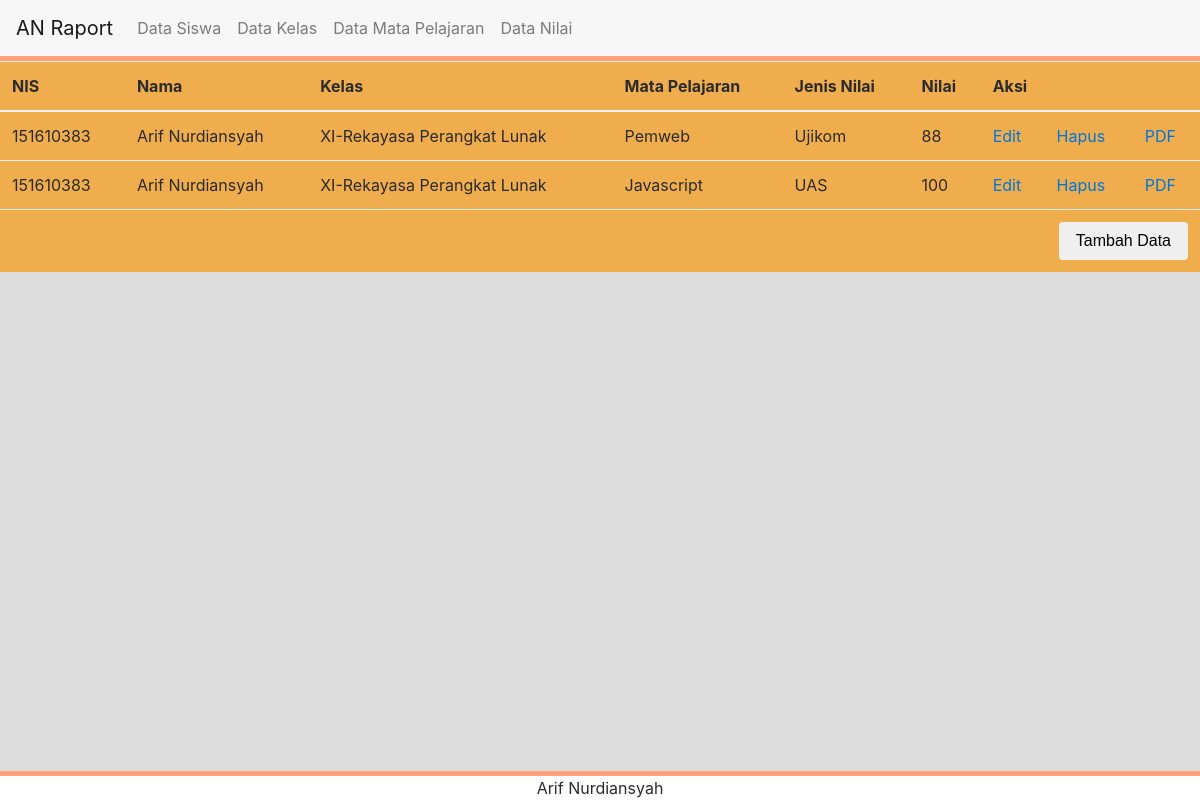
/raport/data/data_nilai, run on the app's committed database.
### tables this page shows
CREATE TABLE `data_nilai` (
  `id_nilai` int(11) NOT NULL,
  `nis` varchar(25) NOT NULL,
  `mata_pelajaran` int(11) NOT NULL,
  `jenis_nilai` varchar(25) NOT NULL,
  `nilai` double NOT NULL
);

CREATE TABLE `data_siswa` (
  `nis` varchar(25) NOT NULL,
  `nama_siswa` varchar(50) NOT NULL,
  `jenis_kelamin` enum('Laki-Laki','Perempuan') NOT NULL,
  `tgl_lahir` date NOT NULL,
  `tempat_lahir` varchar(50) NOT NULL,
  `alamat` text NOT NULL,
  `kelas` int(11) NOT NULL
);

CREATE TABLE `data_kelas` (
  `id_kelas` int(11) NOT NULL,
  `grade` varchar(5) NOT NULL,
  `nama_kelas` varchar(50) NOT NULL,
  `kuota` int(11) NOT NULL DEFAULT '35'
);

CREATE TABLE `mata_pelajaran` (
  `id_mapel` int(11) NOT NULL,
  `mata_pelajaran` varchar(25) NOT NULL
);

### application/controllers/Raport.php (called while the page is built, shortened)
<?php
    class Raport extends CI_Controller{
        public function data($table){
            $data['title']="Data";
            $data['table']=$table;
            $data['resource']=$this->m_crud->get($table)->result();
            $this->load->view("header",$data);
            $this->load->view("data",$data);
            $this->load->view("footer");
        }
    }
?>

### index.php (called while the page is built, shortened)
<?php
require_once BASEPATH.'core/CodeIgniter.php';

### application/models/M_Crud.php (called while the page is built, shortened)
<?php
    class M_Crud extends CI_Model{
        public function get($table,$where=""){
            if($table=="data_siswa"){
                $this->db->select('*');
                $this->db->from('data_siswa');
                if($where!=""){
                $this->db->where($where);
                }
                $this->db->join('data_kelas', 'data_kelas.id_kelas = data_siswa.kelas');
                $query = $this->db->get();
                return $query;
            }else if($table=="data_nilai"){
                $this->db->select('*');
                $this->db->from('data_nilai');
                $this->db->join('data_siswa', 'data_siswa.nis = data_nilai.nis');
                $this->db->join('mata_pelajaran', 'mata_pelajaran.id_mapel = data_nilai.mata_pelajaran');
                $this->db->join('data_kelas', 'data_kelas.id_kelas = data_siswa.kelas');
                $query = $this->db->get();
                return $query;
            }else{
            return $this->db->get($table,$where);
            }
        }
    }
?>

### application/views/data.php (the view, shortened to what this page needs)
<body>
    <table class="table table-hover bg-warning">
    <?php
        if($table=="data_kelas"){
            $kolom=6;
    ?>
        <thead>
            <th>ID_Kelas</th>
            <th>GRADE</th>
            <th>Nama Kelas</th>
            <th>Kuota</th>
            <th colspan=2>Aksi</th>
        </thead>
        <?php
            foreach($resource as $k){
        ?>
        <tr>
            <td><?php echo $k->id_kelas ?></td>
            <td><?php echo $k->grade ?></td>
            <td><?php echo $k->nama_kelas ?></td>
            <td><?php echo $k->kuota ?></td>
            <td><a href="<?php echo base_url()."Raport/edit/data_kelas/id_kelas/".$k->id_kelas ?>">Edit</a></td>
            <td><a href="<?php echo base_url()."CRUD/hapus/data_kelas/id_kelas/".$k->id_kelas ?>">Hapus</a></td>
        </tr>
        <?php
            }
        }else if($table=="data_nilai"){
            $kolom=9;
        ?>
        <thead>
            <th>NIS</th>
            <th>Nama</th>
            <th>Kelas</th>
            <th>Mata Pelajaran</th>
            <th>Jenis Nilai</th>
            <th>Nilai</th>
            <th colspan="3">Aksi</th>
        </thead>
        <?php
            foreach($resource as $s){
        ?>
        <tr>
            <td><?php echo $s->nis ?></td>
            <td><?php echo $s->nama_siswa ?></td>
            <td><?php echo $s->grade.'-'.$s->nama_kelas ?></td>
            <td><?php echo $s->mata_pelajaran ?></td>
            <td><?php echo $s->jenis_nilai ?></td>
            <td><?php echo $s->nilai ?></td>
            <td><a href="<?php echo base_url()."Raport/edit/data_nilai/id_nilai/".$s->id_nilai ?>">Edit</a></td>
            <td><a href="<?php echo base_url()."CRUD/hapus/data_nilai/id_nilai/".$s->id_nilai ?>">Hapus</a></td>
            <td><a href="<?php echo base_url()."Raport/cetakpdf/".$s->id_nilai ?>">PDF</a></td>
        </tr>
        <?php
            }
        }
    ?>
        <tr>
            <td colspan="<?php echo $kolom ?>" align="right"><a href="<?php echo base_url().'/raport/create/'.$table ?>"><button class="btn btn-default">Tambah Data</button></a></td>
        </tr>
    </table>

### assets/css/style.css (style rules this page uses)
body { background-color: gainsboro; }

### data on the page
data_nilai: nis.nis "151610383", nis.nama_siswa "Arif Nurdiansyah", data_kelas.grade "XI", data_kelas.nama_kelas "Rekayasa Perangkat Lunak", mata_pelajaran.mata_pelajaran "Pemweb", jenis_nilai "Ujikom", nilai "88"
data_nilai: nis.nis "151610383", nis.nama_siswa "Arif Nurdiansyah", data_kelas.grade "XI", data_kelas.nama_kelas "Rekayasa Perangkat Lunak", mata_pelajaran.mata_pelajaran "Javascript", jenis_nilai "UAS", nilai "100"
